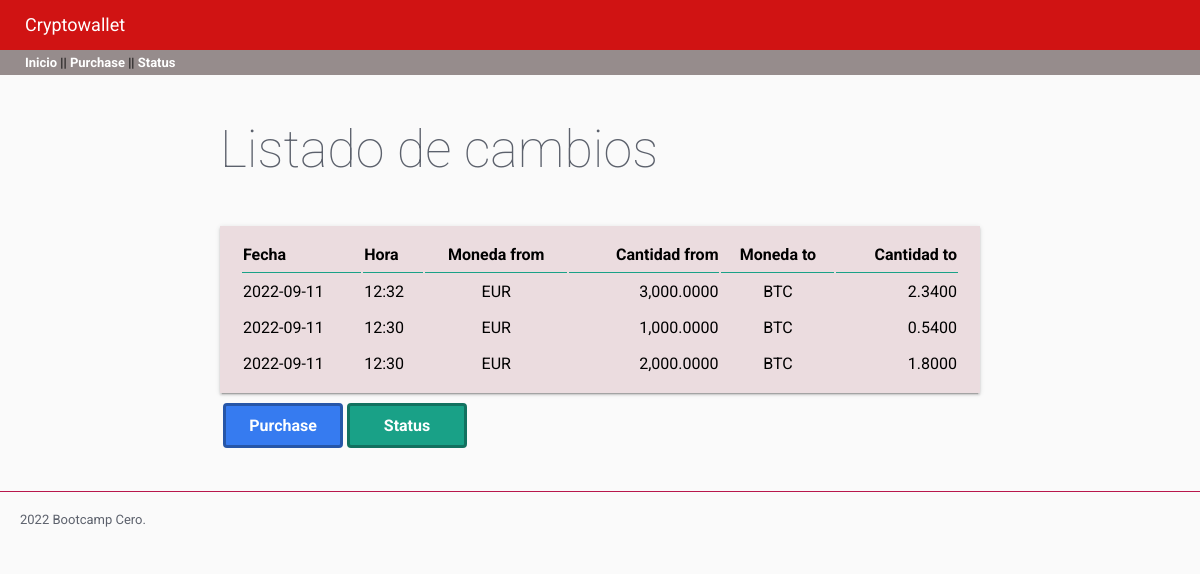
/, run on an earlier commit of the app's database.
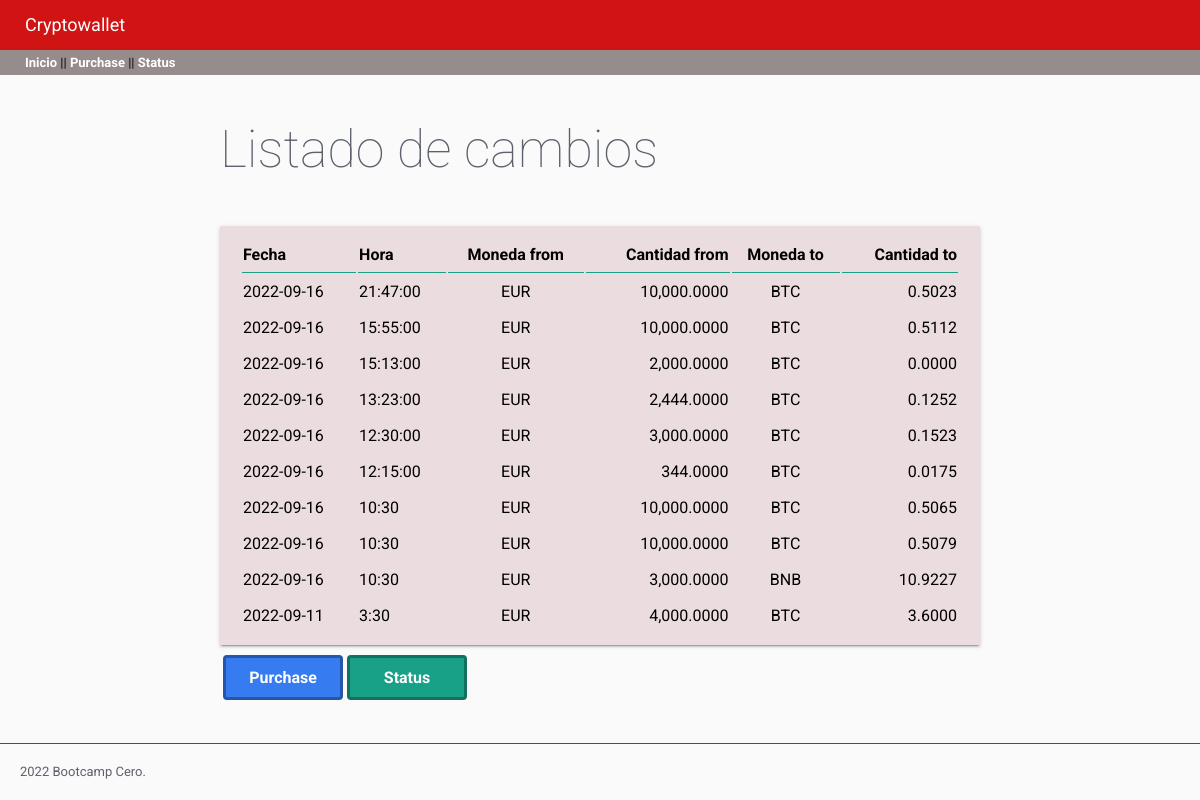
And on a later commit of the database.
### tables this page shows
CREATE TABLE "crypto" (
	"id"	INTEGER NOT NULL,
	"fecha"	TEXT NOT NULL,
	"hora"	TEXT NOT NULL,
	"moneda_from"	TEXT NOT NULL,
	"cantidad_from"	NUMERIC NOT NULL,
	"moneda_to"	TEXT NOT NULL,
	"cantidad_to"	NUMERIC NOT NULL,
	PRIMARY KEY("id" AUTOINCREMENT)
);

### cryptowallet/views.py (the view)
@app.route("/")
def inicio():
    try:
        db = DBManager(RUTA)
        cambios = db.consultaSQL(
            "SELECT * FROM crypto ORDER BY fecha DESC, hora DESC LIMIT 10")
        return render_template("inicio.html", movs=cambios)
    except:
        flash("No se pueden cargar los movimientos", category="Error consulta")
        return render_template("inicio.html")

### cryptowallet/models.py (called while the page is built)
    def consultaSQL(self, consulta):
        conexion = sqlite3.connect(self.ruta)
        cursor = conexion.cursor()
        cursor.execute(consulta)
        self.cryptocambios = []
        nombres_columnas = []
        for desc_columna in cursor.description:
            nombres_columnas.append(desc_columna[0])
        datos = cursor.fetchall()
        for dato in datos:
            cryptocambio = {}
            indice = 0
            for nombre in nombres_columnas:
                cryptocambio[nombre] = dato[indice]
                indice += 1
            self.cryptocambios.append(cryptocambio)
        conexion.close()
        return self.cryptocambios

### cryptowallet/templates/inicio.html (shortened to what this page needs)
{% extends "base.html" %}
{% block page_title %}
Listado de cambios
{% endblock %}
{% block contenido %}
{{ super() }}
<table class="paper">
  <tr>
    <th class="titulo-tabla">Fecha</th>
    <th class="titulo-tabla">Hora</th>
    <th class="titulo-tabla moneda">Moneda from</th>
    <th class="titulo-tabla numero">Cantidad from</th>
    <th class="titulo-tabla moneda">Moneda to</th>
    <th class="titulo-tabla numero">Cantidad to</th>
  </tr>
  {% if movs %}
  {% for mov in movs %}
  <tr>
    <td>
      {% if mov.fecha %}
      {{ mov.fecha }}
      {% else %}
      ---
      {% endif %}
    </td>
    <td>{{ mov.hora }}</td>
    <td class="moneda">{{ mov.moneda_from }}</td>
    <td class="numero">{{ "{:,.4f}".format(mov.cantidad_from) }}</td>
    <td class="moneda">{{ mov.moneda_to }}</td>
    <td class="numero">{{ "{:,.4f}".format(mov.cantidad_to) }}</td>
  </tr>
  {% endfor %}
  {% else %}
  <tr>
    <td colspan="4" class="lista-vacia">No hay cambios que mostrar que mostrar</td>
  </tr>
  {% endif %}
</table>
<table>
  <tr>
    <th>
      <a class="blue-button" href="/purchase">Purchase</a>
    </th>
    <th>
      <a class="green-button" href="/status">Status</a>
    </th>
  </tr>
</table>
{% endblock %}

What changed in the data, as far as the page shows it:
no longer on this page (row unchanged): crypto: fecha "2022-09-11", hora "12:32", moneda_from "EUR", cantidad_from "3,000.0000", moneda_to "BTC", cantidad_to "2.3400"
no longer on this page (row unchanged): crypto: fecha "2022-09-11", hora "12:30", moneda_from "EUR", cantidad_from "1,000.0000", moneda_to "BTC", cantidad_to "0.5400"
no longer on this page (row unchanged): crypto: fecha "2022-09-11", hora "12:30", moneda_from "EUR", cantidad_from "2,000.0000", moneda_to "BTC", cantidad_to "1.8000"
added crypto: fecha "2022-09-16", hora "21:47:00", moneda_from "EUR", cantidad_from "10,000.0000", moneda_to "BTC", cantidad_to "0.5023"
added crypto: fecha "2022-09-16", hora "15:55:00", moneda_from "EUR", cantidad_from "10,000.0000", moneda_to "BTC", cantidad_to "0.5112"
added crypto: fecha "2022-09-16", hora "15:13:00", moneda_from "EUR", cantidad_from "2,000.0000", moneda_to "BTC", cantidad_to "0.0000"
added crypto: fecha "2022-09-16", hora "13:23:00", moneda_from "EUR", cantidad_from "2,444.0000", moneda_to "BTC", cantidad_to "0.1252"
added crypto: fecha "2022-09-16", hora "12:30:00", moneda_from "EUR", cantidad_from "3,000.0000", moneda_to "BTC", cantidad_to "0.1523"
added crypto: fecha "2022-09-16", hora "12:15:00", moneda_from "EUR", cantidad_from "344.0000", moneda_to "BTC", cantidad_to "0.0175"
added crypto: fecha "2022-09-16", hora "10:30", moneda_from "EUR", cantidad_from "10,000.0000", moneda_to "BTC", cantidad_to "0.5065"
added crypto: fecha "2022-09-16", hora "10:30", moneda_from "EUR", cantidad_from "10,000.0000", moneda_to "BTC", cantidad_to "0.5079"
added crypto: fecha "2022-09-16", hora "10:30", moneda_from "EUR", cantidad_from "3,000.0000", moneda_to "BNB", cantidad_to "10.9227"
added crypto: fecha "2022-09-11", hora "3:30", moneda_from "EUR", cantidad_from "4,000.0000", moneda_to "BTC", cantidad_to "3.6000"
